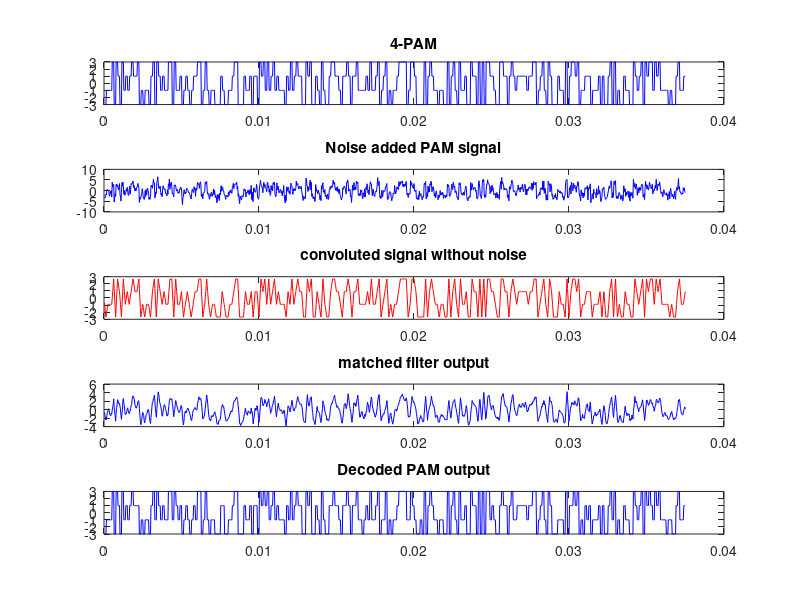

MATLAB code for this plot:
%generation of 100 samples.
a = -32;
b = 32;
x = (b-a).*rand(100,1) + a;%generating 100 random samples 

enc=[];%quantizing the samples and assigning bits
for(i=1:1:length(x))
 if (x(i)>0 && x(i)<=1)
 e=[1 0 0 0 0 0];
 xq(i)=0.5;
 elseif (x(i)>1 && x(i)<=2)
 e=[1 0 0 0 0 1];
 xq(i)=1.5;
 elseif (x(i)>2 && x(i)<=3)
 e=[1 0 0 0 1 0];
 xq(i)=2.5;
 elseif (x(i)>3 && x(i)<=4)
 e=[1 0 0 0 1 1];
 xq(i)=3.5;
 elseif (x(i)>4 && x(i)<=5)
 e=[1 0 0 1 0 0];
 xq(i)=4.5;
 elseif (x(i)>5 && x(i)<=6)
 e=[1 0 0 1 0 1];
 xq(i)=5.5;
 elseif (x(i)>6 && x(i)<=7)
 e=[1 0 0 1 1 0];
 xq(i)=6.5;
 elseif (x(i)>7 && x(i)<=8)
 e=[1 0 0 1 1 1];
 xq(i)=7.5;
 elseif (x(i)>8 && x(i)<=9)
 e=[1 0 1 0 0 0];
 xq(i)=8.5;
 elseif (x(i)>9 && x(i)<=10)
 e=[1 0 1 0 0 1];
 xq(i)=9.5;
 elseif (x(i)>10 && x(i)<=11)
 e=[1 0 1 0 1 0];
 xq(i)=10.5;
 elseif (x(i)>11 && x(i)<=12)
 e=[1 0 1 0 1 1];
 xq(i)=11.5;
 elseif (x(i)>12 && x(i)<=13)
 e=[1 0 1 1 0 0];
 xq(i)=12.5;
 elseif (x(i)>13 && x(i)<=14)
 e=[1 0 1 1 0 1];
 xq(i)=13.5;
 elseif (x(i)>14 && x(i)<=15)
 e=[1 0 1 1 1 0];
 xq(i)=14.5;
 elseif (x(i)>15 && x(i)<=16)
 e=[1 0 1 1 1 1];
 xq(i)=15.5;
 elseif (x(i)>16 && x(i)<=17)
 e=[1 1 0 0 0 0];
 xq(i)=16.5;
 elseif (x(i)>17 && x(i)<=18)
 e=[1 1 0 0 0 1];
 xq(i)=17.5;
 elseif (x(i)>18 && x(i)<=19)
 e=[1 1 0 0 1 0];
 xq(i)=18.5;
 elseif (x(i)>19 && x(i)<=20)
 e=[1 1 0 0 1 1];
 xq(i)=19.5;
 elseif (x(i)>20 && x(i)<=21)
 e=[1 1 0 1 0 0];
 xq(i)=20.5;
 elseif (x(i)>21 && x(i)<=22)
 e=[1 1 0 1 0 1];
 xq(i)=21.5;
 elseif (x(i)>22 && x(i)<=23)
 e=[1 1 0 1 1 0];
 xq(i)=22.5;
 elseif (x(i)>23 && x(i)<=24)
 e=[1 1 0 1 1 1];
 xq(i)=23.5;
 elseif (x(i)>24 && x(i)<=25)
 e=[1 1 1 0 0 0];
 xq(i)=24.5;
 elseif (x(i)>25 && x(i)<=26)
 e=[1 1 1 0 0 1];
 xq(i)=25.5;
 elseif (x(i)>26 && x(i)<=27)
 e=[1 1 1 0 1 0];
 xq(i)=26.5;
 elseif (x(i)>27 && x(i)<=28)
 e=[1 1 1 0 1 1];
 xq(i)=27.5;
 elseif (x(i)>28 && x(i)<=29)
 e=[1 1 1 1 0 0];
 xq(i)=28.5;
 elseif (x(i)>29 && x(i)<=30)
 e=[1 1 1 1 0 1];
 xq(i)=29.5;
 elseif (x(i)>30 && x(i)<=31)
 e=[1 1 1 1 1 0];
 xq(i)=30.5;
 elseif (x(i)>31 && x(i)<=32)
 e=[1 1 1 1 1 1];
 xq(i)=31.5;
 elseif (x(i)>-32 && x(i)<=-31)
 e=[0 0 0 0 0 0];
 xq(i)=-31.5;
 elseif (x(i)>-31 && x(i)<=-30)
 e=[0 0 0 0 0 1];
 xq(i)=-30.5;
 elseif (x(i)>-30 && x(i)<=-29)
 e=[0 0 0 0 1 0];
 xq(i)=-29.5;
 elseif (x(i)>-29 && x(i)<=-28)
 e=[0 0 0 0 1 1];
 xq(i)=-28.5;
 elseif (x(i)>-28 && x(i)<=-27)
 e=[0 0 0 1 0 0];
 xq(i)=-27.5;
 elseif (x(i)>-27 && x(i)<=-26)
 e=[0 0 0 1 0 1];
 xq(i)=-26.5;
 elseif (x(i)>-26 && x(i)<=-25)
 e=[0 0 0 1 1 0];
 xq(i)=-25.5;
 elseif (x(i)>-25 && x(i)<=-24)
 e=[0 0 0 1 1 1];
 xq(i)=-24.5;
 elseif (x(i)>-24 && x(i)<=-23)
 e=[0 0 1 0 0 0];
 xq(i)=-23.5;
 elseif (x(i)>-23 && x(i)<=-22)
 e=[0 0 1 0 0 1];
 xq(i)=-22.5;
 elseif (x(i)>-22 && x(i)<=-21)
 e=[0 0 1 0 1 0];
 xq(i)=-21.5;
 elseif (x(i)>-21 && x(i)<=-20)
 e=[0 0 1 0 1 1];
 xq(i)=-20.5;
 elseif (x(i)>-20 && x(i)<=-19)
 e=[0 0 1 1 0 0];
 xq(i)=-19.5;
 elseif (x(i)>-19 && x(i)<=-18)
 e=[0 0 1 1 0 1];
 xq(i)=-18.5;
 elseif (x(i)>-18 && x(i)<=-17)
 e=[0 0 1 1 1 0];
 xq(i)=-17.5;
 elseif (x(i)>-17 && x(i)<=-16)
 e=[0 0 1 1 1 1];
 xq(i)=-16.5;
 elseif (x(i)>-16 && x(i)<=-15)
 e=[0 1 0 0 0 0];
 xq(i)=-15.5;
 elseif (x(i)>-15 && x(i)<=-14)
 e=[0 1 0 0 0 1];
 xq(i)=-14.5;
 elseif (x(i)>-14 && x(i)<=-13)
 e=[0 1 0 0 1 0];
 xq(i)=-13.5;
 elseif (x(i)>-13 && x(i)<=-12)
 e=[0 1 0 0 1 1];
 xq(i)=-12.5;
 elseif (x(i)>-12 && x(i)<=-11)
 e=[0 1 0 1 0 0];
 xq(i)=-11.5;
 elseif (x(i)>-11 && x(i)<=-10)
 e=[0 1 0 1 0 1];
 xq(i)=-10.5;
 elseif (x(i)>-10 && x(i)<=-9)
 e=[0 1 0 1 1 0];
 xq(i)=-9.5;
 elseif (x(i)>-9 && x(i)<=-8)
 e=[0 1 0 1 1 1];
 xq(i)=-8.5;
 elseif (x(i)>-8 && x(i)<=-7)
 e=[0 1 1 0 0 0];
 xq(i)=-7.5;
 elseif (x(i)>-7 && x(i)<=-6)
 e=[0 1 1 0 0 1];
 xq(i)=-6.5;
 elseif (x(i)>-6 && x(i)<=-5)
 e=[0 1 1 0 1 0];
 xq(i)=-5.5;
 elseif (x(i)>-5 && x(i)<=-4)
 e=[0 1 1 0 1 1];
 xq(i)=-4.5;
 elseif (x(i)>-4 && x(i)<=-3)
 e=[0 1 1 1 0 0];
 xq(i)=-3.5;
 elseif (x(i)>-3 && x(i)<=-2)
 e=[0 1 1 1 0 1];
 xq(i)=-2.5;
 elseif (x(i)>-2 && x(i)<=-1)
 e=[0 1 1 1 1 0];
 xq(i)=-1.5;
 else (x(i)>-1 && x(i)<=0)
 e=[0 1 1 1 1 1];
 xq(i)=-0.5;
 end
 enc=[enc e];
 end

fs=8*(10^3);%sampling frquency
t = 1/(4*fs):1/(4*fs):1200/(4*fs);
%Converting PCM to 4 PAM
 X_Q=[];
 for i=1:2:length(enc)-1
 if(enc(i)==0 && enc(i+1)==0)
 x_q(i)=-3;
 x_q(i+1)=-3;
 elseif(enc(i)==0 && enc(i+1)==1)
 x_q(i)=-1;
 x_q(i+1)=-1;
 elseif(enc(i)==1 && enc(i+1)==0)
 x_q(i)=1;
 x_q(i+1)=1;
 elseif(enc(i)==1 && enc(i+1)==1)
 x_q(i)=3;
 x_q(i+1)=3;
 end
 X_Q=[X_Q x_q];
 end
 p = repelem(x_q,2);%sampling at 4 times baseband sampling frequency i.e transmitted signal
 subplot(5,1,1);
 plot(t,p,'-b');
 title('4-PAM');
 sigma=1.12;
 mu=0;
 n=sigma*randn(size(p))+mu;%AWGN of the channel.
 z= [0 0 0 0 0 0 0]
 for i=1:4:length(p)-3; 
 z(1,i:i+6) = [z(i:i+2) 0 0 0 0]+conv(p(1,i:i+3),[1 1 1 1]);%convolution of pulses with m(t)
 l(i:i+6) = z(i:i+6);
 end
 w=(1./sqrt(20))*z(1,1:1200);
 y=p+n;%adding noise to signal
 subplot(5,1,2);
 plot(t,y,'b');
 title('Noise added PAM signal')
 subplot(5,1,3);
 plot(t,w,'r');
 title('convoluted signal without noise')
 
 r= [0 0 0 0 0 0 0]
 for i=1:4:length(p)-3;
 r(1,i:i+6) = [r(i:i+2) 0 0 0 0]+conv(n(1,i:i+3),[1 1 1 1]);%convolution of noise with m(t)
 end
 %subplot(5,1,4);
 l= (1./sqrt(20))*r(1,1:1200);
% plot(t,l(1,1:1200));
 %title('convoluted noise');
 o=w+l;%sum of the convoluted signal with convoluted noise. that is output of matched filter 
 subplot(5,1,4);
 plot(t,o,'b');
 title('matched filter output');
 Dec=[];%sampling and decoding the matched filter output

for(i=4:4:length(o))
 if (o(i)>0 && o(i)<=2)
 dec=[1 0];
 o_q(i)=1;
 o_q(i-1)=1;
 o_q(i-2)=1;
 o_q(i-3)=1;
 elseif (o(i)>2)
  dec=[1 1];
 o_q(i)=3;
 o_q(i-1)=3;
 o_q(i-2)=3;
 o_q(i-3)=3;
 elseif (o(i)>-2 && o(i)<=0)
   dec=[0 1];
 o_q(i)=-1;
 o_q(i-1)=-1;
 o_q(i-2)=-1;
 o_q(i-3)=-1;
 else (o(i)<=-2)
  dec=[0 0];
 o_q(i)=-3;
 o_q(i-1)=-3;
 o_q(i-2)=-3;
 o_q(i-3)=-3;

 end
 Dec=[Dec dec];
end
subplot(5,1,5);
 plot(t,o_q,'b');
 title('Decoded PAM output');
 for i=1:1:300
f(i)=o_q(4*i);
 end
%finding error of PAM SYMBOL
 for i=4:4:1200
  if (o_q(i) == p(i))
      d(i)=0;
      d(i-1)=0;
      d(i-2)=0;
      d(i-3)=0;
  else (o_q(i) ~= p(i))
      d(i)=1;
      d(i-1)=1;
      d(i-2)=1;
      d(i-3)=1;
  end  
 end
D = sum(d);
PAMsymerror=D/12;%Perentage of error in PAM symbol
fprintf('PAMsymbol error in percentage = %.4f \n', PAMsymerror)
%Finding error in PCM symbols
 for i=1:6:600-5
  if (Dec(i) == enc(i) && Dec(i+1) == enc(i+1) && Dec(i+2) == enc(i+2) && Dec(i+3) == enc(i+3) && Dec(i+4) == enc(i+4)  && Dec(i+5) == enc(i+5) )
      u(i)=0; 
  else 
      u(i)=1;
  end  
 end
U = sum(u);
PCMsymbolerror=U;
fprintf('PCMsymbol error in percentage = %.4f \n',U)
%Finding error in output Bits
 for i=1:1:600
  if (Dec(i) == enc(i))
      v(i)=0; 
  else 
      v(i)=1;
  end  
 end
 V = sum(v);
 Biterrorrate=V/6;
 fprintf('Bit error rate in percentage = %.4f \n',Biterrorrate)
 L1=length(x);
 L2 = length(xq);
 Psignal=(norm(x)^2)/L1;
 Pnoise =(max(x)^2)/(3*(4^6));
 SQNR=Psignal/Pnoise;%signalto quantization noise ratio.
 SQNRdb=10*log10(SQNR);
 fprintf('SQNR = %.4f \nSQNR in db = %.4f \n',SQNR,SQNRdb)
